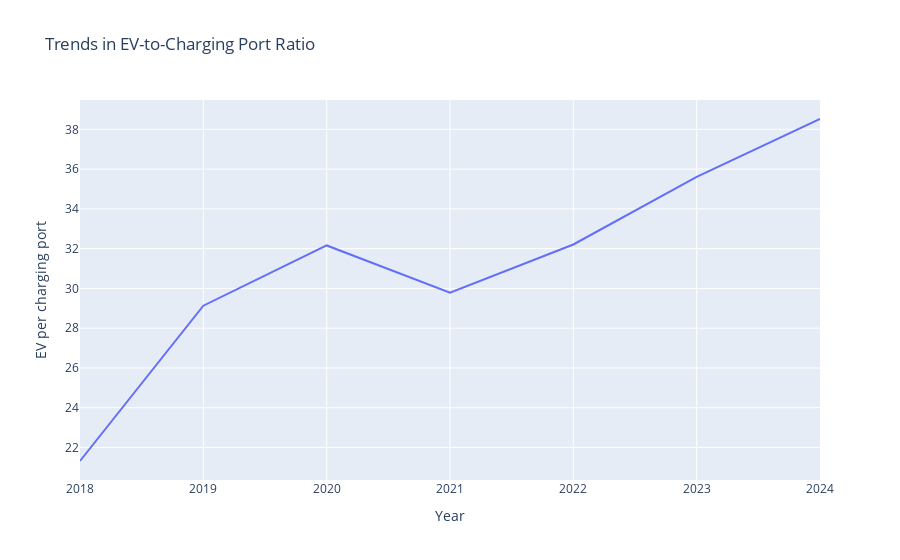

Notebook cell for this chart:
### Markdown cell above
## Data Visualization

### Code cell
#Trends in EV-to-Charging Port Ratio
import plotly.express as px

import plotly.io as pio

pio.renderers.default = "vscode+jupyterlab+notebook_connected"

px.line(df,x = 'Year', y = 'EV per charging port', title = 'Trends in EV-to-Charging Port Ratio')

### Figure 1 — Plotly figure (JSON) as saved in the notebook; plotly's stock layout.template omitted (floating-point values rounded to 4 significant figures)
{"data": [{"hovertemplate": "Year=%{x}<br>EV per charging port=%{y}<extra></extra>", "legendgroup": "", "line": {"color": "#636efa", "dash": "solid"}, "marker": {"symbol": "circle"}, "mode": "lines", "name": "", "orientation": "v", "showlegend": false, "type": "scatter", "x": [2018, 2019, 2020, 2021, 2022, 2023, 2024], "xaxis": "x", "y": [21.32, 29.13, 32.16, 29.79, 32.21, 35.61, 38.52], "yaxis": "y"}], "layout": {"autosize": true, "legend": {"tracegroupgap": 0}, "title": {"text": "Trends in EV-to-Charging Port Ratio"}, "xaxis": {"anchor": "y", "autorange": true, "domain": [0, 1], "range": [2018, 2024], "title": {"text": "Year"}, "type": "linear"}, "yaxis": {"anchor": "x", "autorange": true, "domain": [0, 1], "range": [20.36, 39.48], "title": {"text": "EV per charging port"}, "type": "linear"}}}
